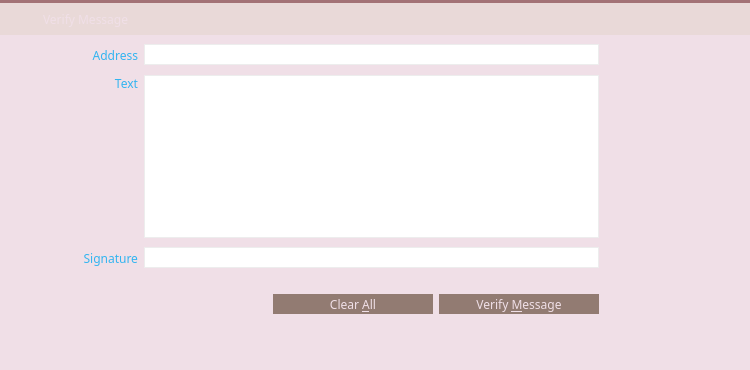
<?xml version="1.0" encoding="UTF-8"?>
<ui version="4.0">
 <class>VerifyMessagePage</class>
 <widget class="QWidget" name="VerifyMessagePage">
  <property name="geometry">
   <rect>
    <x>0</x>
    <y>0</y>
    <width>750</width>
    <height>370</height>
   </rect>
  </property>
  <property name="palette">
   <palette>
    <active>
     <colorrole role="Button">
      <brush brushstyle="SolidPattern">
       <color alpha="255">
        <red>233</red>
        <green>217</green>
        <blue>216</blue>
       </color>
      </brush>
     </colorrole>
     <colorrole role="Base">
      <brush brushstyle="SolidPattern">
       <color alpha="255">
        <red>233</red>
        <green>217</green>
        <blue>216</blue>
       </color>
      </brush>
     </colorrole>
     <colorrole role="Window">
      <brush brushstyle="SolidPattern">
       <color alpha="255">
        <red>233</red>
        <green>217</green>
        <blue>216</blue>
       </color>
      </brush>
     </colorrole>
     <colorrole role="Highlight">
      <brush brushstyle="SolidPattern">
       <color alpha="255">
        <red>235</red>
        <green>235</green>
        <blue>235</blue>
       </color>
      </brush>
     </colorrole>
     <colorrole role="HighlightedText">
      <brush brushstyle="SolidPattern">
       <color alpha="255">
        <red>171</red>
        <green>127</green>
        <blue>130</blue>
       </color>
      </brush>
     </colorrole>
    </active>
    <inactive>
     <colorrole role="Button">
      <brush brushstyle="SolidPattern">
       <color alpha="255">
        <red>233</red>
        <green>217</green>
        <blue>216</blue>
       </color>
      </brush>
     </colorrole>
     <colorrole role="Base">
      <brush brushstyle="SolidPattern">
       <color alpha="255">
        <red>233</red>
        <green>217</green>
        <blue>216</blue>
       </color>
      </brush>
     </colorrole>
     <colorrole role="Window">
      <brush brushstyle="SolidPattern">
       <color alpha="255">
        <red>233</red>
        <green>217</green>
        <blue>216</blue>
       </color>
      </brush>
     </colorrole>
     <colorrole role="Highlight">
      <brush brushstyle="SolidPattern">
       <color alpha="255">
        <red>235</red>
        <green>235</green>
        <blue>235</blue>
       </color>
      </brush>
     </colorrole>
     <colorrole role="HighlightedText">
      <brush brushstyle="SolidPattern">
       <color alpha="255">
        <red>171</red>
        <green>127</green>
        <blue>130</blue>
       </color>
      </brush>
     </colorrole>
    </inactive>
    <disabled>
     <colorrole role="Button">
      <brush brushstyle="SolidPattern">
       <color alpha="255">
        <red>233</red>
        <green>217</green>
        <blue>216</blue>
       </color>
      </brush>
     </colorrole>
     <colorrole role="Base">
      <brush brushstyle="SolidPattern">
       <color alpha="255">
        <red>233</red>
        <green>217</green>
        <blue>216</blue>
       </color>
      </brush>
     </colorrole>
     <colorrole role="Window">
      <brush brushstyle="SolidPattern">
       <color alpha="255">
        <red>233</red>
        <green>217</green>
        <blue>216</blue>
       </color>
      </brush>
     </colorrole>
     <colorrole role="Highlight">
      <brush brushstyle="SolidPattern">
       <color alpha="255">
        <red>240</red>
        <green>240</green>
        <blue>240</blue>
       </color>
      </brush>
     </colorrole>
     <colorrole role="HighlightedText">
      <brush brushstyle="SolidPattern">
       <color alpha="255">
        <red>171</red>
        <green>127</green>
        <blue>130</blue>
       </color>
      </brush>
     </colorrole>
    </disabled>
   </palette>
  </property>
  <property name="windowTitle">
   <string>Form</string>
  </property>
  <property name="styleSheet">
   <string notr="true">* {
    font-family:&quot;Finger Paint&quot;;
}
QLineEdit {
	border: 1px solid #ededed;
}
</string>
  </property>
  <layout class="QVBoxLayout" name="verticalLayout_3">
   <property name="spacing">
    <number>0</number>
   </property>
   <property name="leftMargin">
    <number>0</number>
   </property>
   <property name="topMargin">
    <number>0</number>
   </property>
   <property name="rightMargin">
    <number>0</number>
   </property>
   <property name="bottomMargin">
    <number>0</number>
   </property>
   <item>
    <widget class="Line" name="lineBeforeAddressBook_3">
     <property name="styleSheet">
      <string notr="true">background-color: #A37276;</string>
     </property>
     <property name="frameShadow">
      <enum>QFrame::Raised</enum>
     </property>
     <property name="lineWidth">
      <number>0</number>
     </property>
     <property name="orientation">
      <enum>Qt::Horizontal</enum>
     </property>
    </widget>
   </item>
   <item>
    <widget class="QWidget" name="wHeader" native="true">
     <property name="minimumSize">
      <size>
       <width>0</width>
       <height>32</height>
      </size>
     </property>
     <property name="maximumSize">
      <size>
       <width>16777215</width>
       <height>32</height>
      </size>
     </property>
     <property name="is_header" stdset="0">
      <bool>true</bool>
     </property>
     <layout class="QHBoxLayout" name="horizontalLayout_20">
      <property name="leftMargin">
       <number>0</number>
      </property>
      <property name="topMargin">
       <number>0</number>
      </property>
      <property name="rightMargin">
       <number>0</number>
      </property>
      <property name="bottomMargin">
       <number>0</number>
      </property>
      <item>
       <spacer name="horizontalSpacer_28">
        <property name="orientation">
         <enum>Qt::Horizontal</enum>
        </property>
        <property name="sizeType">
         <enum>QSizePolicy::Fixed</enum>
        </property>
        <property name="sizeHint" stdset="0">
         <size>
          <width>7</width>
          <height>20</height>
         </size>
        </property>
       </spacer>
      </item>
      <item>
       <widget class="QLabel" name="label_37">
        <property name="sizePolicy">
         <sizepolicy hsizetype="Preferred" vsizetype="Preferred">
          <horstretch>0</horstretch>
          <verstretch>0</verstretch>
         </sizepolicy>
        </property>
        <property name="minimumSize">
         <size>
          <width>30</width>
          <height>30</height>
         </size>
        </property>
        <property name="maximumSize">
         <size>
          <width>30</width>
          <height>30</height>
         </size>
        </property>
        <property name="text">
         <string/>
        </property>
        <property name="pixmap">
         <pixmap resource="../res.qrc">:/res/verify_sign.png</pixmap>
        </property>
       </widget>
      </item>
      <item>
       <widget class="QLabel" name="label_38">
        <property name="font">
         <font>
          <family>Finger Paint</family>
         </font>
        </property>
        <property name="styleSheet">
         <string notr="true">QLabel {
	color: #f0dfe7;
}</string>
        </property>
        <property name="text">
         <string>Verify Message</string>
        </property>
       </widget>
      </item>
     </layout>
    </widget>
   </item>
   <item>
    <widget class="QWidget" name="wContainer" native="true">
     <property name="styleSheet">
      <string notr="true">#wContainer {
	background-color: #f0dfe7;
}</string>
     </property>
     <layout class="QVBoxLayout" name="verticalLayout_2">
      <property name="spacing">
       <number>0</number>
      </property>
      <property name="leftMargin">
       <number>0</number>
      </property>
      <property name="topMargin">
       <number>0</number>
      </property>
      <property name="rightMargin">
       <number>0</number>
      </property>
      <property name="bottomMargin">
       <number>0</number>
      </property>
      <item>
       <layout class="QHBoxLayout" name="horizontalLayout" stretch="1,7,1">
        <property name="spacing">
         <number>0</number>
        </property>
        <item>
         <spacer name="horizontalSpacer_29">
          <property name="orientation">
           <enum>Qt::Horizontal</enum>
          </property>
          <property name="sizeHint" stdset="0">
           <size>
            <width>136</width>
            <height>216</height>
           </size>
          </property>
         </spacer>
        </item>
        <item>
         <layout class="QVBoxLayout" name="verticalLayout">
          <item>
           <layout class="QGridLayout" name="gridLayout_5">
            <property name="topMargin">
             <number>6</number>
            </property>
            <property name="bottomMargin">
             <number>3</number>
            </property>
            <property name="spacing">
             <number>6</number>
            </property>
            <item row="0" column="3">
             <widget class="QLabel" name="label">
              <property name="minimumSize">
               <size>
                <width>28</width>
                <height>0</height>
               </size>
              </property>
              <property name="font">
               <font>
                <family>Finger Paint</family>
               </font>
              </property>
              <property name="text">
               <string/>
              </property>
              <property name="alignment">
               <set>Qt::AlignCenter</set>
              </property>
              <property name="wordWrap">
               <bool>false</bool>
              </property>
             </widget>
            </item>
            <item row="2" column="0">
             <widget class="QLabel" name="label_40">
              <property name="font">
               <font>
                <family>Finger Paint</family>
               </font>
              </property>
              <property name="styleSheet">
               <string notr="true">QLabel {
	color: #32b4f0;
}</string>
              </property>
              <property name="text">
               <string>Signature</string>
              </property>
              <property name="alignment">
               <set>Qt::AlignRight|Qt::AlignTrailing|Qt::AlignVCenter</set>
              </property>
              <property name="margin">
               <number>5</number>
              </property>
             </widget>
            </item>
            <item row="2" column="1">
             <widget class="QValidatedLineEdit" name="signatureIn_VM">
              <property name="minimumSize">
               <size>
                <width>0</width>
                <height>20</height>
               </size>
              </property>
              <property name="font">
               <font>
                <family>Finger Paint</family>
               </font>
              </property>
              <property name="readOnly">
               <bool>false</bool>
              </property>
             </widget>
            </item>
            <item row="1" column="0">
             <widget class="QLabel" name="label_41">
              <property name="font">
               <font>
                <family>Finger Paint</family>
               </font>
              </property>
              <property name="styleSheet">
               <string notr="true">QLabel {
	color: #32b4f0;
}</string>
              </property>
              <property name="text">
               <string>Text</string>
              </property>
              <property name="alignment">
               <set>Qt::AlignRight|Qt::AlignTop|Qt::AlignTrailing</set>
              </property>
              <property name="margin">
               <number>5</number>
              </property>
             </widget>
            </item>
            <item row="1" column="1">
             <widget class="QPlainTextEdit" name="messageIn_VM">
              <property name="font">
               <font>
                <family>Finger Paint</family>
               </font>
              </property>
              <property name="styleSheet">
               <string notr="true">QPlainTextEdit {
	border: 1px solid #ededed;
}</string>
              </property>
              <property name="plainText">
               <string/>
              </property>
              <property name="backgroundVisible">
               <bool>false</bool>
              </property>
             </widget>
            </item>
            <item row="0" column="0">
             <widget class="QLabel" name="label_39">
              <property name="font">
               <font>
                <family>Finger Paint</family>
               </font>
              </property>
              <property name="styleSheet">
               <string notr="true">QLabel {
	color: #32b4f0;
}</string>
              </property>
              <property name="text">
               <string>Address</string>
              </property>
              <property name="alignment">
               <set>Qt::AlignRight|Qt::AlignTrailing|Qt::AlignVCenter</set>
              </property>
              <property name="margin">
               <number>5</number>
              </property>
             </widget>
            </item>
            <item row="0" column="1">
             <widget class="QValidatedLineEdit" name="addressIn_VM">
              <property name="minimumSize">
               <size>
                <width>0</width>
                <height>20</height>
               </size>
              </property>
              <property name="font">
               <font>
                <family>Finger Paint</family>
               </font>
              </property>
              <property name="toolTip">
               <string>The address the message was signed with (e.g. MNS17iag9jJgTHD1VXjvLCEnZuQ3rJDE9L)</string>
              </property>
              <property name="maxLength">
               <number>34</number>
              </property>
             </widget>
            </item>
            <item row="0" column="2">
             <widget class="QPushButton" name="addressBookButton_VM">
              <property name="minimumSize">
               <size>
                <width>28</width>
                <height>28</height>
               </size>
              </property>
              <property name="maximumSize">
               <size>
                <width>28</width>
                <height>28</height>
               </size>
              </property>
              <property name="toolTip">
               <string>Choose an address from the address book</string>
              </property>
              <property name="styleSheet">
               <string notr="true">QPushButton {
	border: 0px solid gray;
	image: url(:/res/addressbook/normal.png);	
}

QPushButton:!enabled {
	image: url(:/res/addressbook/disabled.png);
}

QPushButton:pressed:flat {
	image: url(:/res/addressbook/pressed.png);
}

QPushButton:hover {
	image: url(:/res/addressbook/hover.png);
}</string>
              </property>
              <property name="shortcut">
               <string>Alt+A</string>
              </property>
              <property name="flat">
               <bool>true</bool>
              </property>
             </widget>
            </item>
            <item row="2" column="2">
             <widget class="QLabel" name="label_2">
              <property name="minimumSize">
               <size>
                <width>28</width>
                <height>28</height>
               </size>
              </property>
              <property name="font">
               <font>
                <family>Finger Paint</family>
               </font>
              </property>
              <property name="text">
               <string/>
              </property>
              <property name="alignment">
               <set>Qt::AlignCenter</set>
              </property>
              <property name="wordWrap">
               <bool>false</bool>
              </property>
             </widget>
            </item>
           </layout>
          </item>
          <item>
           <widget class="QLabel" name="statusLabel_VM">
            <property name="font">
             <font>
              <family>Finger Paint</family>
             </font>
            </property>
            <property name="text">
             <string/>
            </property>
            <property name="alignment">
             <set>Qt::AlignCenter</set>
            </property>
            <property name="wordWrap">
             <bool>true</bool>
            </property>
           </widget>
          </item>
          <item>
           <widget class="QWidget" name="wAcceptHolder" native="true">
            <property name="minimumSize">
             <size>
              <width>0</width>
              <height>26</height>
             </size>
            </property>
            <layout class="QHBoxLayout" name="horizontalLayout_22">
             <property name="leftMargin">
              <number>0</number>
             </property>
             <property name="topMargin">
              <number>0</number>
             </property>
             <property name="rightMargin">
              <number>0</number>
             </property>
             <property name="bottomMargin">
              <number>0</number>
             </property>
             <item>
              <spacer name="horizontalSpacer_30">
               <property name="orientation">
                <enum>Qt::Horizontal</enum>
               </property>
               <property name="sizeHint" stdset="0">
                <size>
                 <width>40</width>
                 <height>20</height>
                </size>
               </property>
              </spacer>
             </item>
             <item>
              <widget class="QPushButton" name="clearButton_VM">
               <property name="minimumSize">
                <size>
                 <width>160</width>
                 <height>20</height>
                </size>
               </property>
               <property name="maximumSize">
                <size>
                 <width>160</width>
                 <height>20</height>
                </size>
               </property>
               <property name="font">
                <font>
                 <family>Finger Paint</family>
                </font>
               </property>
               <property name="toolTip">
                <string>Reset all verify message fields</string>
               </property>
               <property name="styleSheet">
                <string notr="true">QPushButton {
	background-color: #927b72;
	color: #f0dfe7;
	border: 0px solid gray;
	max-height: 20px;
	min-height: 20px;
	max-width: 160px;
	min-width: 160px;
}

QPushButton:hover {
	background-color: #32b4f0;
}

QPushButton:pressed:flat {
	background-color: #00a3de;
}</string>
               </property>
               <property name="text">
                <string>Clear &amp;All</string>
               </property>
               <property name="flat">
                <bool>true</bool>
               </property>
              </widget>
             </item>
             <item>
              <widget class="QPushButton" name="verifyMessageButton_VM">
               <property name="font">
                <font>
                 <family>Finger Paint</family>
                </font>
               </property>
               <property name="toolTip">
                <string>Verify the message to ensure it was signed with the specified GrumpyCoin address</string>
               </property>
               <property name="styleSheet">
                <string notr="true">QPushButton {
	background-color: #927b72;
	color: #f0dfe7;
	border: 0px solid gray;
	max-height: 20px;
	min-height: 20px;
	max-width: 160px;
	min-width: 160px;
}

QPushButton:hover {
	background-color: #32b4f0;
}

QPushButton:pressed:flat {
	background-color: #00a3de;
}</string>
               </property>
               <property name="text">
                <string>Verify &amp;Message</string>
               </property>
               <property name="flat">
                <bool>true</bool>
               </property>
              </widget>
             </item>
             <item>
              <spacer name="horizontalSpacer">
               <property name="orientation">
                <enum>Qt::Horizontal</enum>
               </property>
               <property name="sizeType">
                <enum>QSizePolicy::Fixed</enum>
               </property>
               <property name="sizeHint" stdset="0">
                <size>
                 <width>68</width>
                 <height>20</height>
                </size>
               </property>
              </spacer>
             </item>
            </layout>
           </widget>
          </item>
         </layout>
        </item>
        <item>
         <spacer name="horizontalSpacer_31">
          <property name="orientation">
           <enum>Qt::Horizontal</enum>
          </property>
          <property name="sizeHint" stdset="0">
           <size>
            <width>136</width>
            <height>20</height>
           </size>
          </property>
         </spacer>
        </item>
       </layout>
      </item>
      <item>
       <spacer name="verticalSpacer">
        <property name="orientation">
         <enum>Qt::Vertical</enum>
        </property>
        <property name="sizeHint" stdset="0">
         <size>
          <width>20</width>
          <height>82</height>
         </size>
        </property>
       </spacer>
      </item>
     </layout>
    </widget>
   </item>
  </layout>
 </widget>
 <customwidgets>
  <customwidget>
   <class>QValidatedLineEdit</class>
   <extends>QLineEdit</extends>
   <header>qvalidatedlineedit.h</header>
  </customwidget>
 </customwidgets>
 <resources>
  <include location="../res.qrc"/>
 </resources>
 <connections/>
</ui>
